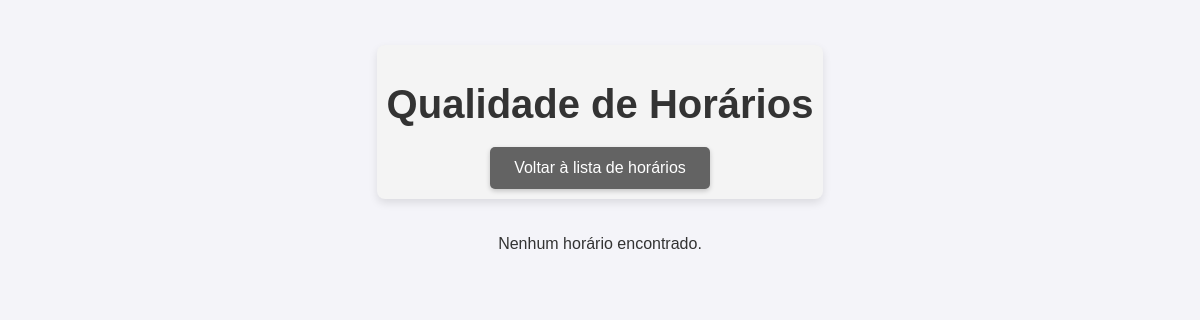
Page /dashboard/ on the earlier database version.
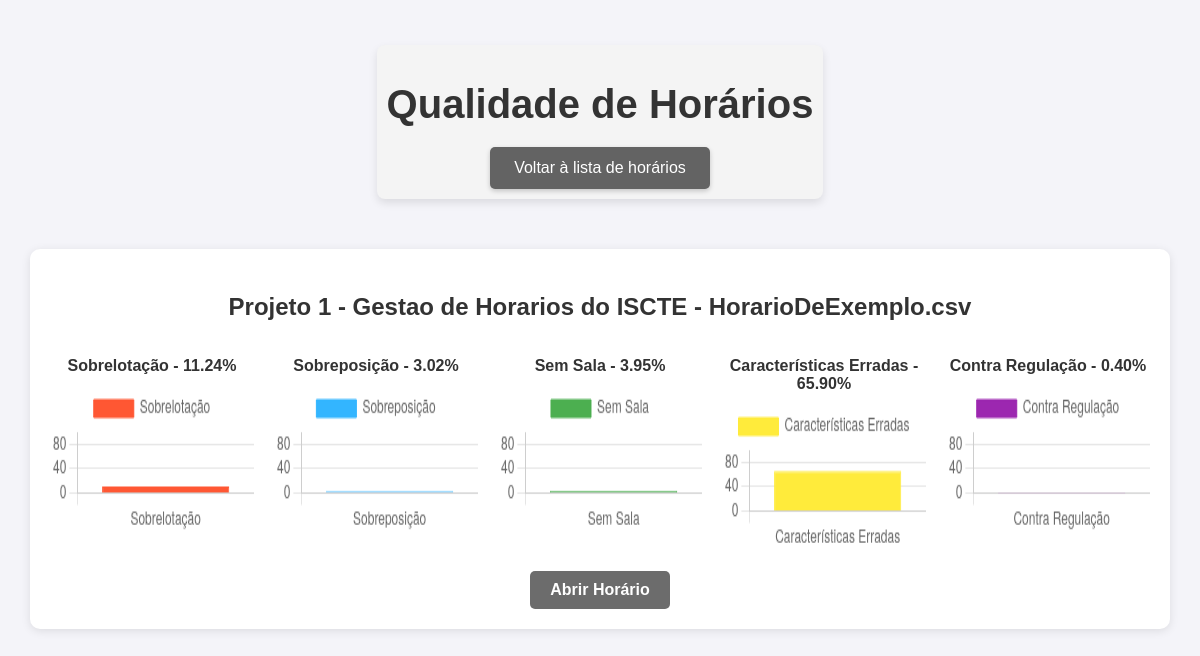
Same page on the later database version.
### horariomanagerapp/models.py (models this page shows, shortened)
class Schedule(models.Model):
    name = models.CharField(max_length=200)
    file = models.FileField(upload_to='schedules/')
    uploaded_at = models.DateTimeField(auto_now_add=True)
    overcrowded = models.DecimalField(max_digits=5, decimal_places=2, null=True, blank=True, default=None)
    overlap = models.DecimalField(max_digits=5, decimal_places=2, null=True, blank=True, default=None)
    no_room = models.DecimalField(max_digits=5, decimal_places=2, null=True, blank=True, default=None)
    time_regulation = models.DecimalField(max_digits=5, decimal_places=2, null=True, blank=True, default=None)
    wrong_characteristics = models.DecimalField(max_digits=5, decimal_places=2, null=True, blank=True, default=None)

### horariomanagerapp/views.py (the view)
# urls.py: path('dashboard/', views.dashboard, name='dashboard'),
def dashboard(request):
    schedules = Schedule.objects.all()
    return render(request, 'dashboard.html', {'schedules': schedules})

### horariomanagerapp/templates/dashboard.html (shortened to what this page needs)
<!DOCTYPE html>
<html lang="en">
<head>
    {% load static %}
    <link rel="stylesheet" type="text/css" href="{% static 'horariomanagerapp/style.css' %}">
</head>
<body>
    <div class="header-container">
        <h1 class="page-title">Qualidade de Horários</h1>
        <a href="{% url 'schedule_list' %}" class="custom-file-input" style="text-decoration: none;">Voltar à lista de horários</a>
    </div>
    {% if schedules %}
        {% for schedule in schedules %}
            <div class="schedule-card">
                <h3>{{ schedule.name }}</h3>
                {% if schedule.overcrowded is not None %}
                    <div class="metrics">
                        <div>
                            <p>Sobrelotação - {{ schedule.overcrowded }}%</p>
                            <div class="chart-container">
                                <canvas id="overcrowdedChart{{ schedule.id }}"></canvas>
                            </div>
                        </div>
                        <div>
                            <p>Sobreposição - {{ schedule.overlap }}%</p>
                            <div class="chart-container">
                                <canvas id="overlapChart{{ schedule.id }}"></canvas>
                            </div>
                        </div>
                        <div>
                            <p>Sem Sala - {{ schedule.no_room }}%</p>
                            <div class="chart-container">
                                <canvas id="noRoomChart{{ schedule.id }}"></canvas>
                            </div>
                        </div>
                        <div>
                            <p>Características Erradas - {{ schedule.wrong_characteristics }}%</p>
                            <div class="chart-container">
                                <canvas id="wrongCharacteristicsChart{{ schedule.id }}"></canvas>
                            </div>
                        </div>
                        <div>
                            <p>Contra Regulação - {{ schedule.time_regulation }}%</p>
                            <div class="chart-container">
                                <canvas id="timeRegulationChart{{ schedule.id }}"></canvas>
                            </div>
                        </div>
                    </div>
                {% else %}
                    <p class="no-data">Para conseguir visualizar a informação, por favor abra primeiro a página do horário.</p>
                {% endif %}
            <br>
                <a href="{% url 'schedule_detail' schedule.id %}" class="open-btn">Abrir Horário</a>
            </div>
        {% endfor %}
    {% else %}
        <p class="text-center">Nenhum horário encontrado.</p>
    {% endif %}
    <br><br>
</body>
</html>

### horariomanagerapp/static/horariomanagerapp/style.css (style rules this page uses)
body { font-family: Arial, sans-serif; background-color: #f4f4f9; color: #333; margin: 0; padding: 0; display: flex; flex-direction: column; align-items: center; padding-top: 25px; }
h1 { font-size: 2em; margin-bottom: 20px; color: #333; }
.header-container { text-align: center; margin: 20px; padding: 10px; background-color: #f4f4f4; border-radius: 8px; box-shadow: 0 4px 8px rgba(0, 0, 0, 0.1); }
.page-title { font-size: 2.5rem; color: #333; margin-bottom: 20px; font-family: 'Arial', sans-serif; }
.custom-file-input { padding: 12px 24px; background-color: #636363; color: white; font-size: 16px; cursor: pointer; border: none; border-radius: 5px; display: inline-block; transition: background-color 0.3s, transform 0.2s ease-in-out; box-shadow: 0 2px 5px rgba(0, 0, 0, 0.2); }

### horariomanagerapp/templates/dashboard.html (style rules this page uses)
.schedule-card { background-color: #fff; border-radius: 10px; box-shadow: 0 2px 10px rgba(0, 0, 0, 0.1); padding: 20px; margin: 30px; text-align: center; }
.schedule-card h3 { text-align: center; font-size: 1.5rem; margin-bottom: 20px; color: #333; }
.metrics { display: flex; flex-wrap: wrap; justify-content: space-between; gap: 20px; }
.metrics > div { flex: 1 1 calc(20% - 20px); text-align: center; }
.metrics p { font-weight: bold; margin-bottom: 10px; }
.chart-container { width: 100%; height: 150px; margin-top: 10px; }
.chart-container canvas { width: 100% !important; height: 100% !important; }
.open-btn { display: inline-block; text-align: center; padding: 10px 20px; font-size: 16px; background-color: #6c6c6c; color: white; text-decoration: none; border-radius: 5px; font-weight: bold; white-space: nowrap; }

Differences in the rows shown:
added Schedule: name "Projeto 1 - Gestao de Horarios do ISCTE - HorarioDeExemplo.csv", overcrowded "11.24", overlap "3.02", no_room "3.95", wrong_characteristics "65.90", time_regulation "0.40"
Other differences:
text no longer shown: "Nenhum horário encontrado."
